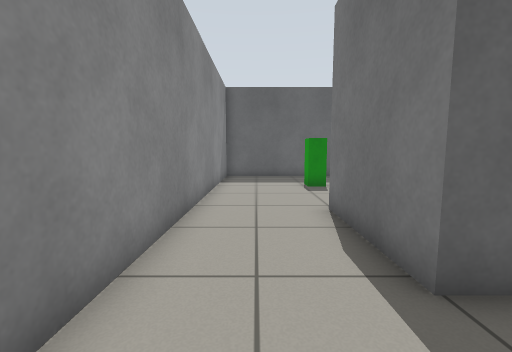
View 1 (above)

16 first-person views from a walk through a Gazebo world. The camera is 0.78 m above the floor, tilts 6° down and sees 90° across. The floor is counted in squares, 0.5 m on a side. Each view is taken from the middle of a square. On the plan, view 1 faces up. The plan holds only what a view shows up to about 14 squares ahead; the rest is blank. The robots in the file are not drawn.

View 2
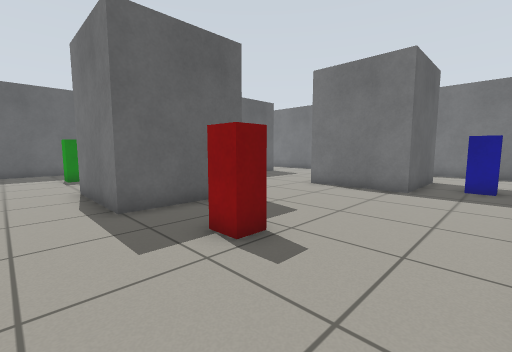

View 3
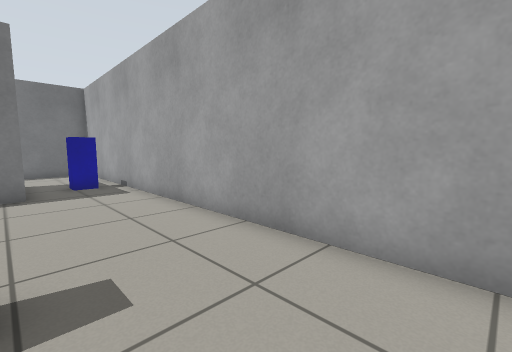

View 4
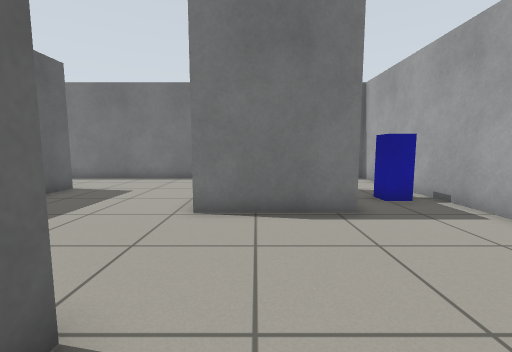

View 5
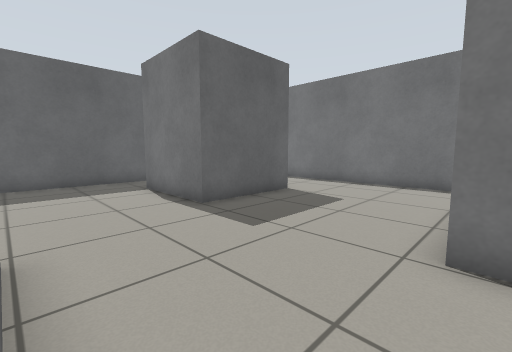

View 6
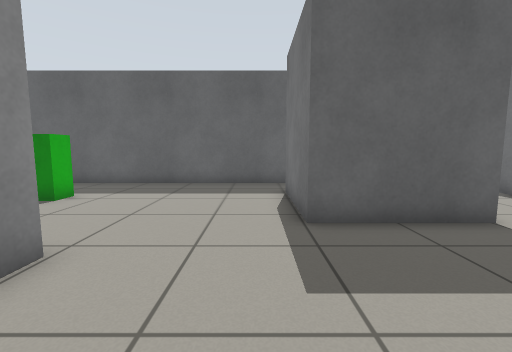

View 7
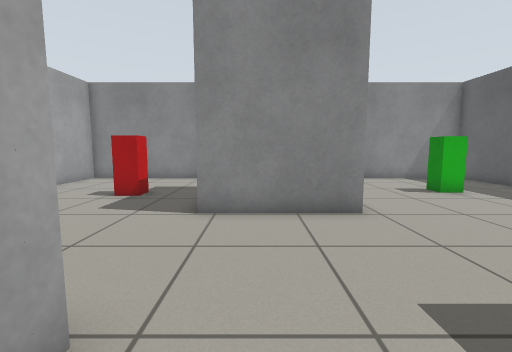

View 8
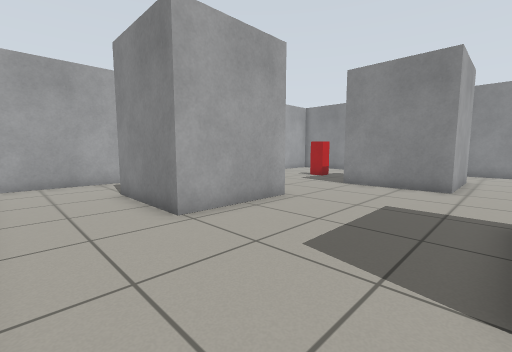

View 9
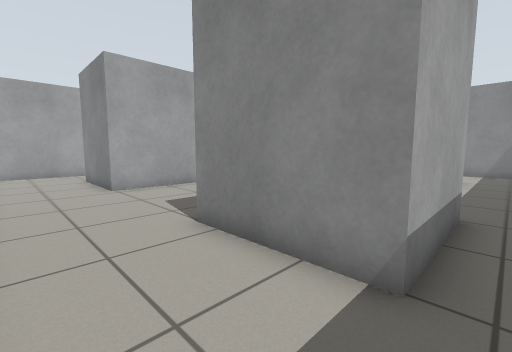

View 10
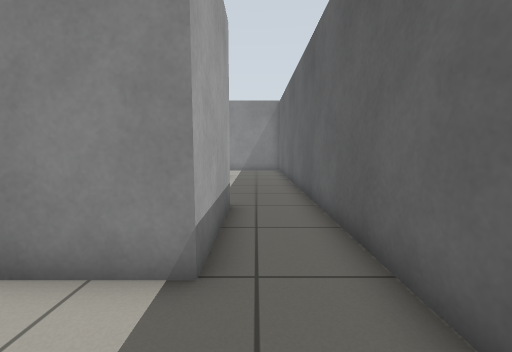

View 11
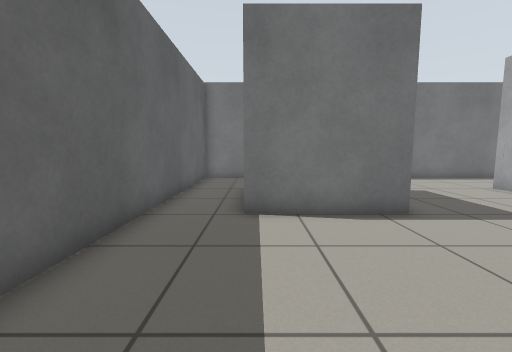

View 12
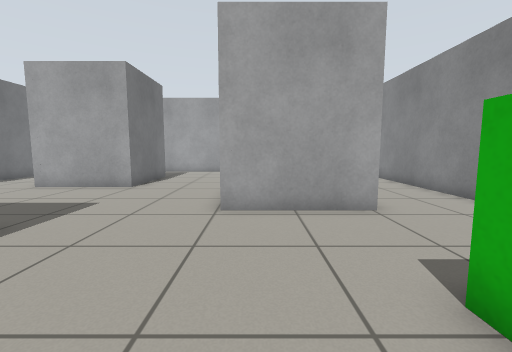

View 13
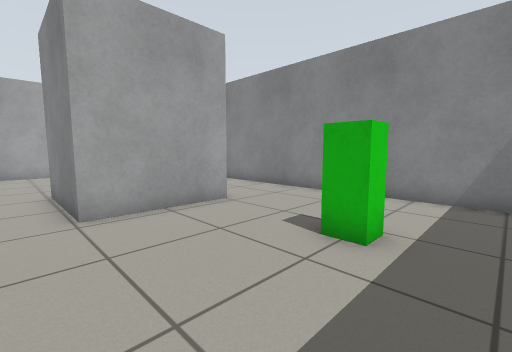

View 14
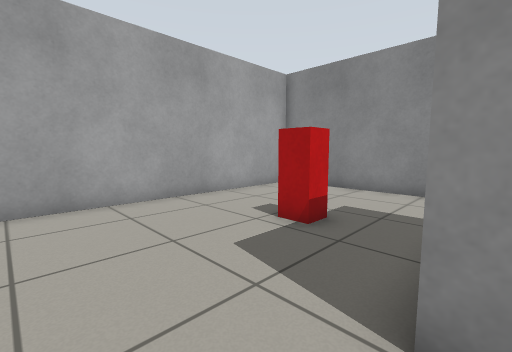

View 15
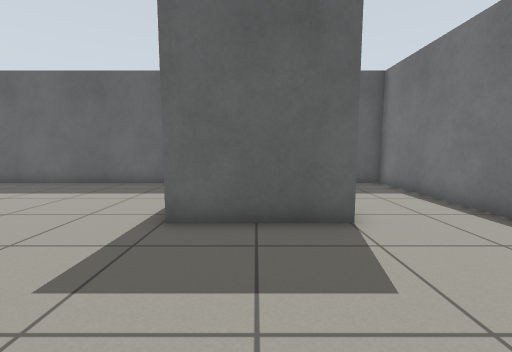

View 16
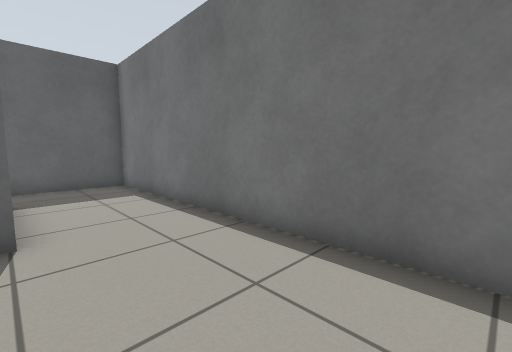

### Floor plan
Points are (right, up) in squares from view 1. A wall is a line through its corners. A room is listed if a view was taken in it or the views show most of it. See-through windows are left out.
Room 1 (views 1, 2, 3, 4, 5, 14)
walls: (5.9, 3.6) (5.9, 2.6) (1.9, 2.6) (1.9, 6.6); (14.1, 2.5) (14.1, -1.5) (10.1, -1.5) (10.1, 2.5); (-1.7, 7.5) (-1.7, -4.7) (17.7, -4.7) (17.7, 2.5)
ways out: opening at (0, 6.7) to room 2; opening at (8, 2.7) to room 2; opening at (16, 2) to room 2
objects: red box (3, 0); blue box (12, -3)
Room 2 (views 6, 7, 8, 9, 10, 11, 12, 13, 15, 16)
walls: (10.1, 8.3) (10.1, 12.3) (14.1, 12.3) (14.1, 8.3) (10.1, 8.3); (10.1, 2.5) (14.1, 2.5); (1.9, 6.6) (5.9, 6.6) (5.9, 3.6); (17.7, 2.5) (17.7, 14.7) (-1.7, 14.7) (-1.7, 7.5)
ways out: opening at (0, 6.7) to room 1; opening at (8, 2.7) to room 1; opening at (16, 2) to room 1
objects: green box (2, 11) to (3, 11)

Where each view was taken, in squares from view 1:
view 1: 0 up, 0 right, facing up
view 2: 4 down, 0 right, facing up-right
view 3: 1 down, 0 right, facing down-right
view 4: 1 up, 4 right, facing right
view 5: 2 up, 6 right, facing up-right
view 6: 3 up, 9 right, facing up
view 7: 4 up, 12 right, facing left
view 8: 8 up, 17 right, facing down-left
view 9: 13 up, 17 right, facing down-left
view 10: 13 up, 17 right, facing left
view 11: 12 up, 4 right, facing right
view 12: 13 up, 5 right, facing down
view 13: 13 up, 7 right, facing down-left
view 14: 3 up, 8 right, facing down-left
view 15: 3 up, 12 right, facing up
view 16: 3 up, 14 right, facing up-right
